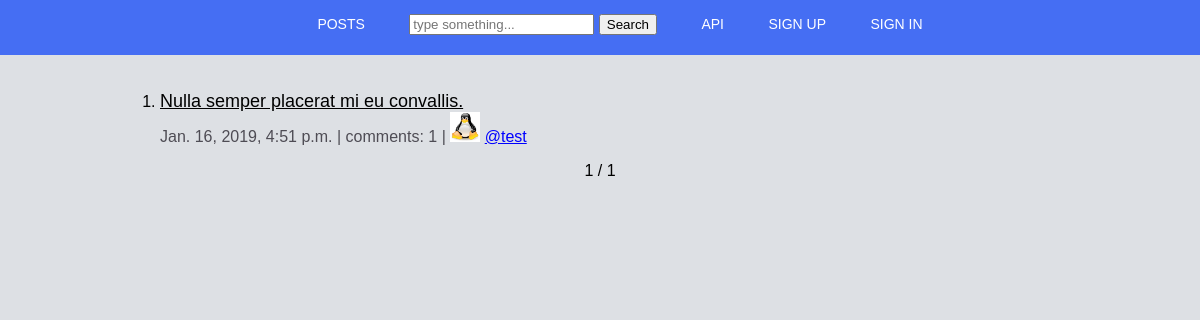
Before: / with the older database file.
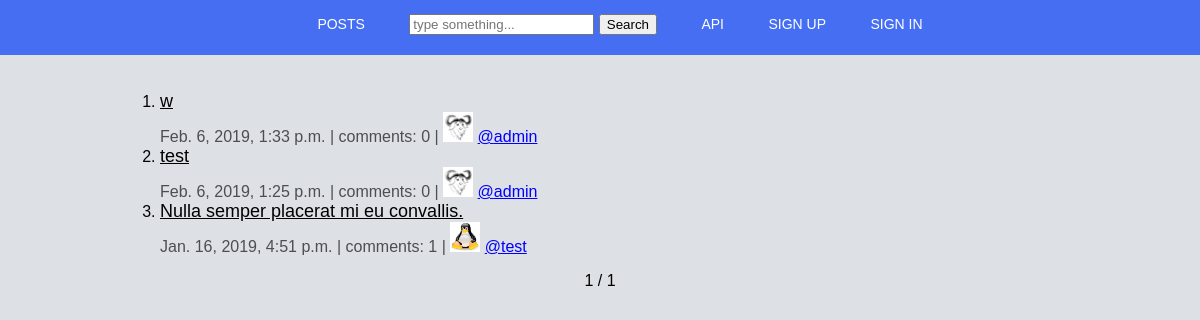
After: the same page with the newer database file.
### post/models.py (models this page shows, shortened)
class Post(models.Model):
    user = models.ForeignKey(Profile, on_delete=models.CASCADE)
    title = models.TextField()
    text = models.TextField()
    date = models.DateTimeField(auto_now_add=True)

### userprofiles/models.py (models this page shows)
class Profile(models.Model):
    user = models.OneToOneField(User, on_delete=models.CASCADE)
    image = models.ImageField(default='default.jpg', upload_to='profile_pics')
    def __str__(self):
        return self.user.username

### post/views.py (the view)
# urls.py: path('', view=PostList.as_view(), name='list'),
class PostList(DetailView):
    template_name = "post/post_list.html"
    model = Post
    def get(self, request):
        Posts = Post.objects.all()[::-1]
        paginator = Paginator(Posts, 5)
        page = request.GET.get('page')
        try:
            Posts = paginator.page(page)
        except PageNotAnInteger:
            Posts = paginator.page(1)
        except EmptyPage:
            Posts = paginator.page(paginator.num_pages)
        context = {'Posts': Posts}
        return render(request, self.template_name, context)

### post/templates/post/post_list.html (shortened to what this page needs)
{% extends "base.html" %}
{% block content %}
<ol>
  {% for post in Posts %}
    <li  class="nes-container is-rounded">
      <a  style="color:black;font-size:18px" href="http://127.0.0.1:8000/detail/{{ post.pk }}/">{{ post.title }}</a>
      <div class="Link-detail">
        <span>
          <a style="color:#4E4C54">{{post.date}}</a>
        </span>
        <a class="Link-link"  style="color:#4E4C54">| comments: {{ post.comments.count }} |</a>
        <img height="30" width="30" class="rounded-circle account-img" src="{{ post.user.image.url }}">
        <a href="http://127.0.0.1:8000/@{{ post.user }}/" style="color:blue"> @{{ post.user }}</a>
      </div>
    </li>
  {% endfor %}
  </ol>
  <center>
  <div>
    <span>
      <span>
         {{ Posts.number }} / {{ Posts.paginator.num_pages }}
      </span>
    </span>
  </div>
</center>
{% endblock content %}

### post/templates/base.html (shortened to what this page needs)
{% load static %}
<!DOCTYPE html>
<html lang="en">
<head>
    <link rel="stylesheet" href="{% static "css/style.css" %}">
    <link href="https://unpkg.com/nes.css/css/nes.min.css" rel="stylesheet" />
</head>
<body>
    <nav>
        <ul>
            <li><a href="http://127.0.0.1:8000/">Posts</a></li>
            <li>
                <form role="search" method="POST" action="{% url 'post:searchPost' %}">
                <input placeholder="type something..." aria-label="Search" type="text" name="query">
                <button type="submit">Search</button>
                </form>
            </li>
            <li><a href="{% url 'Api:posts_api' %}">Api</a></li>
            {% if user.is_authenticated %}
            <li><a href="{% url 'post:add' %}">New Post</a></li>
            <li><a href="{% url 'Profile:profile' %}">{{user}}</a></li>
            <li><a  href="{% url 'Profile:sign_out' %}">Logout</a></li>
            {% else %}
            <li><a href="{% url 'Profile:sign_up' %}">Sign Up</a></li>
            <li><a  href="{% url 'Profile:sign_in' %}">Sign In</a></li>
            {% endif %}
        </ul>
    </nav>
    <div  style ="padding-top: 20px"class="container">
        {% block content %}
        {% endblock content %}
    </div>
</body>
</html>

### static/css/style.css (style rules this page uses)
body { margin: 0; background: #DDE0E4; font-family:'Work Sans',sans-serif; font-weight: 400; min-height: 70%; }
.container { width:80%; margin:0 auto; }
nav { background: #456EF3 ; padding-bottom:20px; }
nav ul { margin: 0; padding: 0; list-style: none; text-align:center }
nav li { display: inline-block; margin-left:40px; padding-top: 14px; position: relative; }
nav a { color: white ; text-decoration: none; text-transform: uppercase; font-size: 14px; }
nav a::before { content: ''; display: block; height: 5px; width: 100%; background-color: #444; position: absolute; top: 0; width: 0%; transition: all ease-in-out 250ms; }

Changed rows visible on the page:
added Post: title "w", date "Feb. 6, 2019, 1:33 p.m.", comments.count "0", user.image (picture), user "admin"
added Post: title "test", date "Feb. 6, 2019, 1:25 p.m.", comments.count "0", user.image (picture), user "admin"
